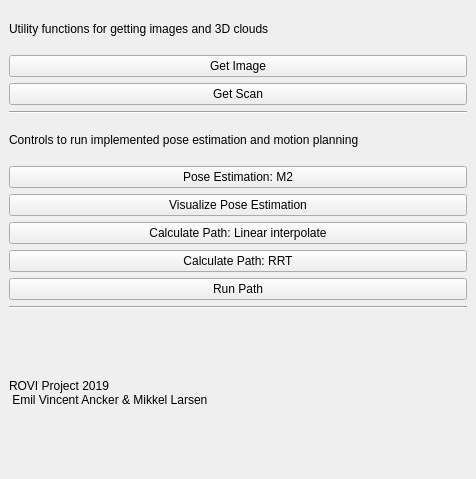
<?xml version="1.0" encoding="UTF-8"?>
<ui version="4.0">
 <class>SamplePlugin</class>
 <widget class="QDockWidget" name="SamplePlugin">
  <property name="geometry">
   <rect>
    <x>0</x>
    <y>0</y>
    <width>476</width>
    <height>479</height>
   </rect>
  </property>
  <property name="windowTitle">
   <string>ROVI Project Controls</string>
  </property>
  <widget class="QWidget" name="dockWidgetContents">
   <layout class="QVBoxLayout" name="verticalLayout_2">
    <item>
     <layout class="QVBoxLayout" name="verticalLayout">
      <item>
       <widget class="QLabel" name="label_2">
        <property name="maximumSize">
         <size>
          <width>16777215</width>
          <height>40</height>
         </size>
        </property>
        <property name="text">
         <string>Utility functions for getting images and 3D clouds</string>
        </property>
       </widget>
      </item>
      <item>
       <widget class="QPushButton" name="_btn_im">
        <property name="text">
         <string>Get Image</string>
        </property>
       </widget>
      </item>
      <item>
       <widget class="QPushButton" name="_btn_scan">
        <property name="text">
         <string>Get Scan</string>
        </property>
       </widget>
      </item>
      <item>
       <widget class="Line" name="line">
        <property name="orientation">
         <enum>Qt::Horizontal</enum>
        </property>
       </widget>
      </item>
      <item>
       <widget class="QLabel" name="label">
        <property name="maximumSize">
         <size>
          <width>16777215</width>
          <height>40</height>
         </size>
        </property>
        <property name="text">
         <string>Controls to run implemented pose estimation and motion planning</string>
        </property>
       </widget>
      </item>
      <item>
       <widget class="QPushButton" name="_btn_m2">
        <property name="text">
         <string>Pose Estimation: M2</string>
        </property>
       </widget>
      </item>
      <item>
       <widget class="QPushButton" name="_btn_showPose">
        <property name="text">
         <string>Visualize Pose Estimation</string>
        </property>
       </widget>
      </item>
      <item>
       <widget class="QPushButton" name="_btn_run">
        <property name="text">
         <string>Calculate Path: Linear interpolate</string>
        </property>
       </widget>
      </item>
      <item>
       <widget class="QPushButton" name="_btn_rrt">
        <property name="text">
         <string>Calculate Path: RRT</string>
        </property>
       </widget>
      </item>
      <item>
       <widget class="QPushButton" name="_btn1">
        <property name="text">
         <string>Run Path</string>
        </property>
       </widget>
      </item>
      <item>
       <widget class="Line" name="line_2">
        <property name="orientation">
         <enum>Qt::Horizontal</enum>
        </property>
       </widget>
      </item>
      <item>
       <widget class="QLabel" name="_label">
        <property name="text">
         <string>ROVI Project 2019 
 Emil Vincent Ancker &amp; Mikkel Larsen</string>
        </property>
       </widget>
      </item>
     </layout>
    </item>
   </layout>
  </widget>
 </widget>
 <resources/>
 <connections/>
</ui>
